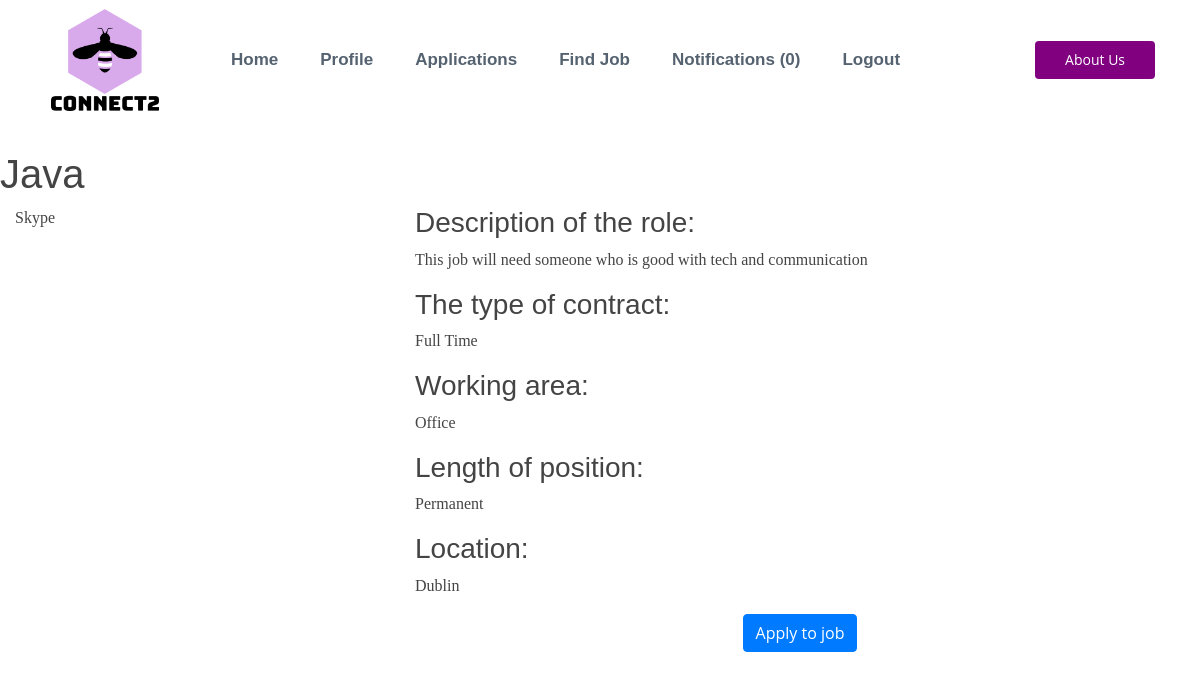
Page /8/view (signed in) on the committed database.
### account/models.py (models this page shows, shortened)
class Job(models.Model):
    STATUS = (
        ('Open', 'Open'),
        ('Closed', 'Closed'),
        ('Interview', 'Interview'),
    )
    CONTRACT = (
        ('Full Time', 'Full Time'),
        ('Part Time', 'Part Time'),
    )
    WORK = (
        ('Office', 'Office'),
        ('Remote', 'Remote'),
    )
    LENGTH = (
        ('Permanent', 'Permanent'),
        ('Temporary', 'Temporary'),
    )
    employer = models.ForeignKey(
        Employer, null=True, on_delete=models.CASCADE)
    date_created = models.DateTimeField(auto_now_add=True, null=True)
    status = models.CharField(max_length=200, null=True, choices=STATUS)
    title = models.CharField(max_length=200)
    description_role = models.TextField(max_length=2000, null=True, blank=True)
    description_personality = models.TextField(
        max_length=200000, null=True, blank=True)
    contract = models.CharField(max_length=200, null=True, choices=CONTRACT)
    office_type = models.CharField(max_length=200, null=True, choices=WORK)
    length = models.CharField(max_length=200, null=True, choices=LENGTH)
    ideal_person = models.CharField(max_length=200, null=True)
    location = models.CharField(max_length=200, null=True)
    num_hires = models.IntegerField(null=True)
    enviornment = models.TextField(
        max_length=2000, null=True, blank=True)
    created = models.DateTimeField(auto_now_add=True)
    job_round = models.IntegerField(null=True, default=1)
    no_applicants = models.IntegerField(default=0, null=True)

class Employer(models.Model):
    user = models.OneToOneField(
        User, on_delete=models.CASCADE, primary_key=True)
    phone = models.CharField(max_length=200)
    company_name = models.CharField(max_length=200)
    email = models.EmailField(max_length=200, blank=True)
    updated = models.DateTimeField(auto_now=True)
    created = models.DateTimeField(auto_now_add=True)
    sector = models.CharField(max_length=200, blank=True)
    avatar = models.ImageField(default='avatar.jpg', upload_to='avatar_pics')
    county = models.CharField(max_length=200, blank=True)
    city = models.CharField(max_length=200, blank=True)
    location = models.CharField(max_length=200)
    def __str__(self):
        return self.user.username

class User(AbstractUser):
    is_employee = models.BooleanField(default=False)
    is_employer = models.BooleanField(default=False)

### employee/views.py (the view, shortened to what this page needs)
# urls.py: path('<int:pk>/view', viewjob, name='viewjob'),
def viewjob(request, pk):
    employee = Employee.objects.get(user=request.user)
    form = EmployeeModelForm(request.POST or None,
                             request.FILES or None, instance=employee)
    form2 = ApplyJobForm()
    jobs = Job.objects.filter(pk=pk)
    candidate = Employee.objects.get(user=request.user)
    job = Job.objects.get(pk=pk)
    employeeskills = employee.employeeskill_set.all().values_list('title',
                                                                  flat=True).distinct()
    print(employeeskills)
    jobskills = job.jobskill_set.all().values_list('title', flat=True).distinct()
    print(jobskills)
    employeeskills_as_set = set(employeeskills)
    intersection = employeeskills_as_set.intersection(jobskills)
    intersection_as_list = list(intersection)
    print(intersection_as_list)
    matched_amount = len(intersection_as_list)
    print(matched_amount)
    personality = Personality.objects.get(employee=employee)
    person_type = personality.group
    job_type = job.ideal_person
    context = {
        'employee': employee,
        'jobs': jobs,
        'form': form,
        'form2': form2,
        'job': job,
        'person_type': person_type,
    }
    return render(request, 'employee/viewjob.html', context)

### notifications/context_processors.py (called while the page is built)
def notifications(request):
    if request.user.is_authenticated:
        return {'notifications': request.user.notifications.filter(is_read=False)}
    else:
        return {'notifications': []}

### employee/templates/employee/viewjob.html (shortened to what this page needs)
{% extends 'employee/core.html' %}
{% block content %}
{% for job in jobs %}
<h1> {{job.title}}</h1>
<div class="container-fluid">
    <div class="row">
        <div class="col-md-4">
            <p>{{job.employer}}</p>
        </div>
        <div class="col-md-8">
            <h3> Description of the role:</h3>
            <p>{{job.description_role}}</p>
            <h3> The type of contract:</h3>
            <p>{{job.contract}}</p>
            <h3> Working area:</h3>
            <p>{{job.office_type}}</p>
            <h3> Length of position:</h3>
            <p>{{job.length}}</p>
            <h3> Location:</h3>
            <p>{{job.location}}</p>
            <div class="text-center">
                <button type="button" class="btn btn-primary" data-toggle="modal" data-target="#exampleModal">
                    Apply to job
                </button>
            </div>
        </div>
    </div>
</div>
</div>
{% endfor %}
{% endblock %}

### static/core.css (style rules this page uses)
p { font-family: Georgia; }
body { font-family: "Open Sans", sans-serif; color: #444444; }
h1, h2, h3, h4, h5, h6 { font-family: "Raleway", sans-serif; }

### rows in the picture
Job: title "Java", employer "Skype", description_role "This job will need someone who is good with tech and communication", contract "Full Time", office_type "Office", length "Permanent", location "Dublin"

### other values in the picture
{{ notifications.count }} "0"
